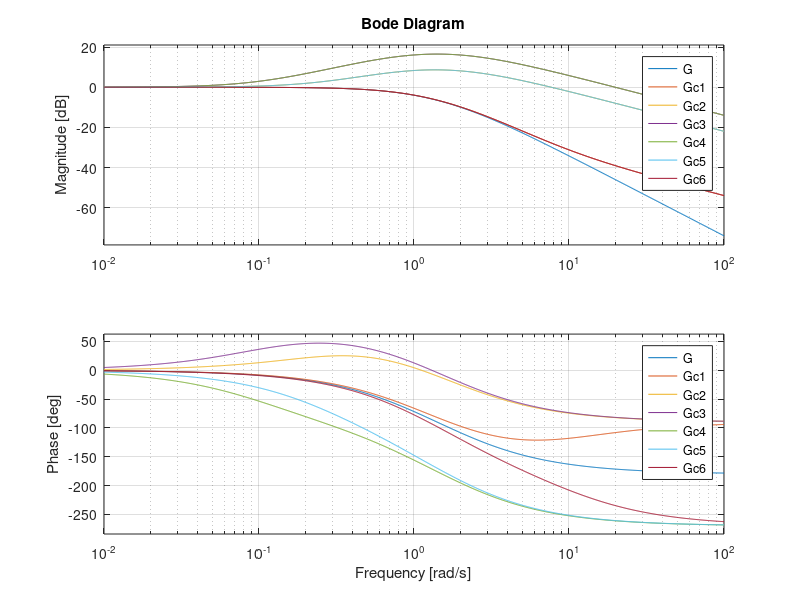
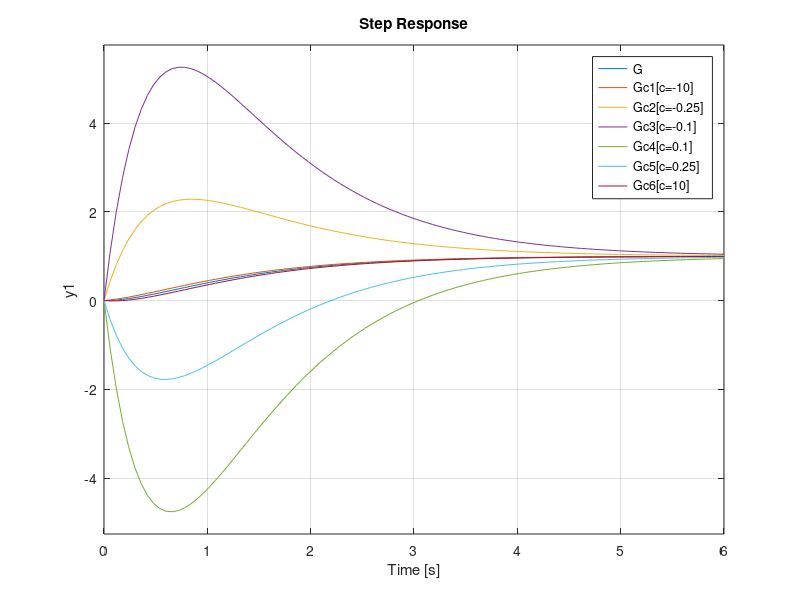

Source code (MATLAB) for these figures, in order: (Note: this script raises an error after producing the figures.)
% Master1 CORO 
% Classical Control
% exercise 1 of lab1

% MATLABのコマンドで、一度にすべての変数をクリアし、すべてのプロットウィンドウを閉じてコマンドウィンドウをクリア
clear all, close all, clc

disp('section 3.2')
disp('---------------------------------------------')

num = 1;
den = [0.5, 1.5, 1];

G = tf(num, den);

c1 = -10;
c2 = -0.25;
c3 = -0.1;
c4 = 0.1;
c5 = 0.25;
c6 = 10;

cnum1 = [-1, c1];
cden1 = [0.5*c1, 1.5*c1, c1];
cnum2 = [-1, c2];
cden2 = [0.5*c2, 1.5*c2, c2];
cnum3 = [-1, c3];
cden3 = [0.5*c3, 1.5*c3, c3];
cnum4 = [-1, c4];
cden4 = [0.5*c4, 1.5*c4, c4];
cnum5 = [-1, c5];
cden5 = [0.5*c5, 1.5*c5, c5];
cnum6 = [-1, c6];
cden6 = [0.5*c6, 1.5*c6, c6];

Gc1 = tf(cnum1, cden1);
Gc2 = tf(cnum2, cden2);
Gc3 = tf(cnum3, cden3);
Gc4 = tf(cnum4, cden4);
Gc5 = tf(cnum5, cden5);
Gc6 = tf(cnum6, cden6);

f1=figure(1);
set(f1,'position',[1   462   504   343])
subplot(111)
bode(G, Gc1, Gc2, Gc3, Gc4, Gc5, Gc6);
legend('G', 'Gc1','Gc2','Gc3','Gc4', 'Gc5', 'Gc6')

% ----- 👇ステップ応答の確認👇 ----- %
figure(2);
step(G, Gc1, Gc2, Gc3, Gc4, Gc5, Gc6, 6);
legend('G', 'Gc1[c=-10]', 'Gc2[c=-0.25]', 'Gc3[c=-0.1]', 'Gc4[c=0.1]', 'Gc5[c=0.25]', 'Gc6[c=10]');

S_G = stepinfo(G)
S_Gc1 = stepinfo(Gc1)
S_Gc2 = stepinfo(Gc2)
S_Gc3 = stepinfo(Gc3)
S_Gc4 = stepinfo(Gc4)
S_Gc5 = stepinfo(Gc5)
S_Gc6 = stepinfo(Gc6)

% ----- 👆ステップ応答の確認👆 ----- %

%{
----- 👇set関数の説明👇 -----
set(f1,'position',[1 462 504 343]) のコードは、MATLABにおいて図（Figure）の位置とサイズを設定しています。具体的に、f1 は図のハンドル（handle）を表し、'position' は図の位置とサイズを設定するためのプロパティです。

このコードの各部分について説明します：

f1：これはあらかじめ作成した図のハンドル（handle）を指します。このハンドルを使用して特定の図を操作できます。

'position'：図の位置とサイズを設定するプロパティを指定しています。

[1 462 504 343]：このベクトルは、図の位置とサイズをピクセル単位で指定しています。各要素の意味は次の通りです：

最初の要素（1）：図の左端のX座標位置を指定します。
2番目の要素（462）：図の上端のY座標位置を指定します。
3番目の要素（504）：図の幅を指定します。
4番目の要素（343）：図の高さを指定します。
このコードは、f1 で指定された図の位置とサイズを (1, 462) から始まり、幅が 504 ピクセルで高さが 343 ピクセルになるように設定しています。これにより、MATLABの図が指定された位置とサイズで表示されます。

このように図の位置とサイズを指定することで、グラフやプロットが画面上で適切に配置され、表示される範囲が制御できます。

%}